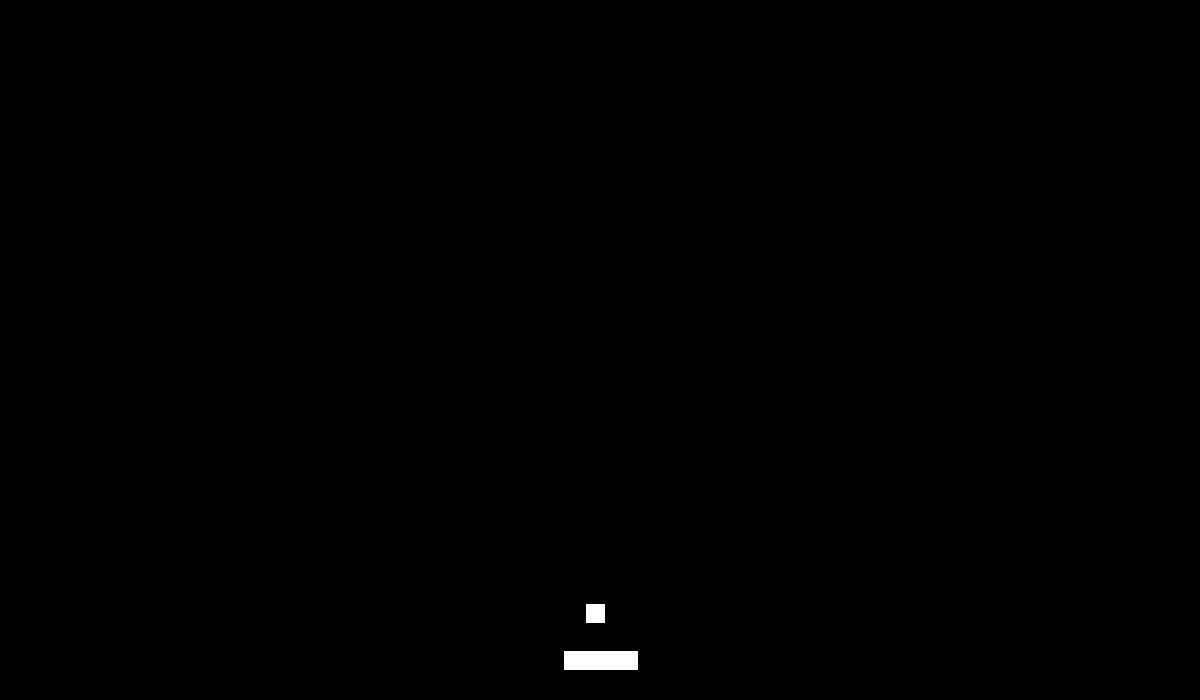
Frame 1 (no input)
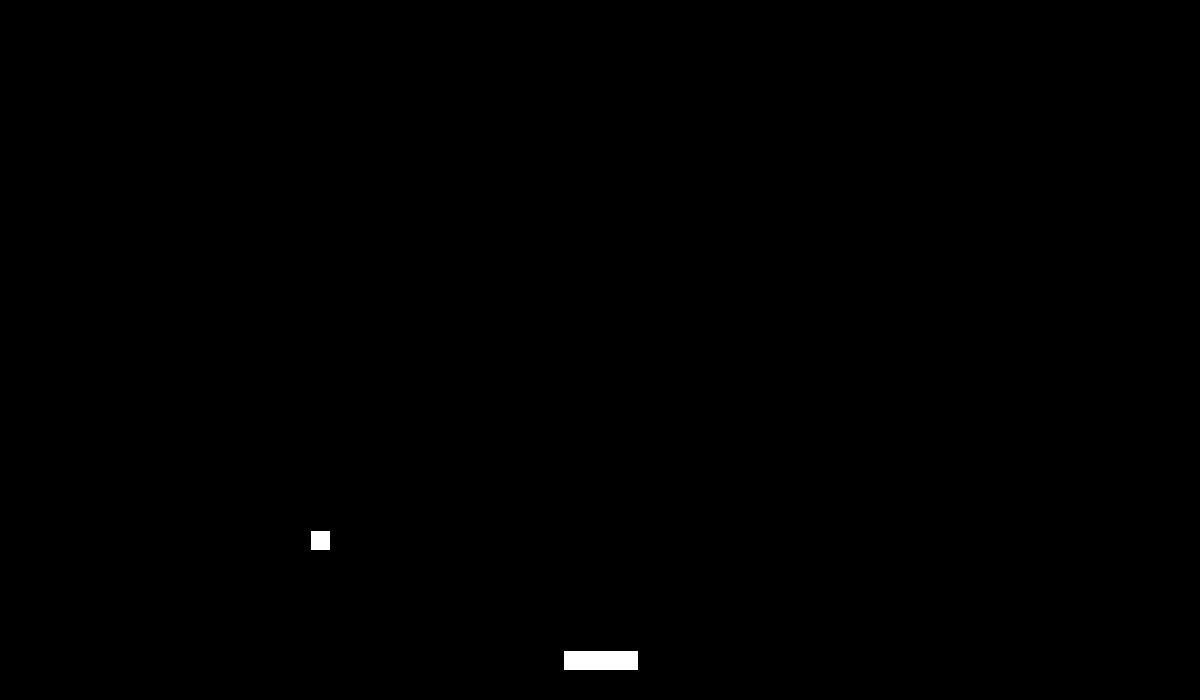
Frame 60 (the mouse pressed at the canvas centre just before this capture)
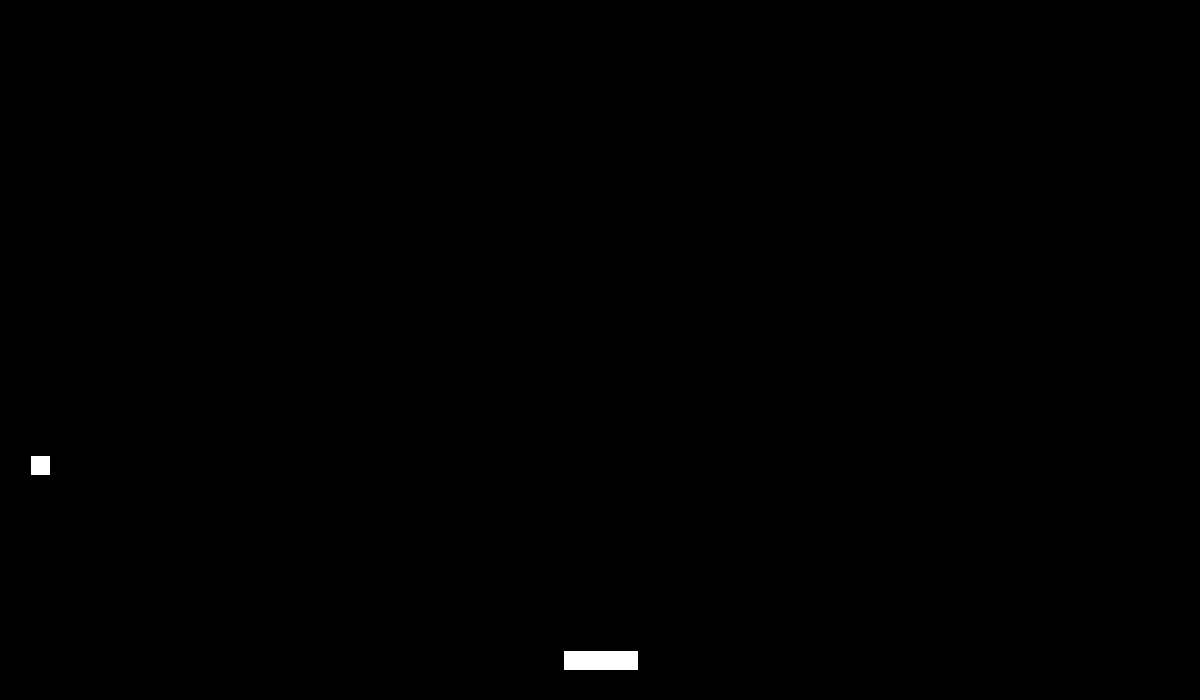
Frame 120 (the mouse held since frame 60 and released just before this capture)

The Processing sketch that drew these frames (run headless with seeded random() and noise(); from frame 60 on, the mouse is pressed at the canvas centre):

// Processing sketch: ObligGameBallBreakBricks3
// ── ObligGameBallBreakBricks3.pde
/*
Kommentar:
I do believe that in the original breakout (which in part was developed by Steve Jobs, the former CEO of Apple, if I remember correctly) the "ball" was actually a small square.

I recommend that you do the same. Then you only need to consider collision between rectangles.

It is quite possible that araknoid also had square collision boxes, but I don't really know (I have played it though).



Here is what I suggest for how to approach the problem:



V    1.Start implementing the ball only. It should bounce off three of the edges of the window, and vanish at the bottom of the screen. The game should just quit if this happens.

V    Test and make sure this works before continuing.

V    Save a backup of your file before you continue, you might need to go back to it if you mess things up.





V    2. Implement the motion of the paddle at the bottom of the screen. Move left, right using the keys. Ignore collision with ball for now. Make sure the paddle doesn't leave the window.

V    Test and make sure this works before continuing.

      There is source code on capquiz (below this question) to help you get started with keys.

V    Save a backup of your file before you continue.





3. Implement the collision between the ball and the paddle. You only need to test for the top side of the paddle and the bottom side of the square ball.

if(right side of square > left side of paddle && left side of square < right side of paddle) {

    if(bottom side of square > top side of paddle + 1/5 * height of paddle) quit the game.   // it is under the paddle and we have lost.
   else bounce by setting balls velocityy *= -1;

}
Test and make sure this works.

Save a copy and continue.





4. Add many rectangles to the screen to hit. Put these in an array. Just draw them to the screen and ignore collisions for now. Let all rectangles have the same witdth and height.

float rectx[]  // x position of the rectangles

float recty[]   // y position of the rectangles


Test, save a copy and continue



5. Implement collision detection between rectangles and the ball. For now, just make the rectangles vanish if the ball hits them.  You need a global variable

bool visible[]  - set all to be true in setup when you start. encodes if a rectangle is vanished or not.

when you draw them:

for(int i = 0; i < numRectangles; i++) {
   if(visible[i]) {
        // draw the rectangle
   }
}


when you test for collisions



for(int i = 0; i < numRectangles; i++) {
   if(visible[i]) {
        // check for collision between rectangle[i] and ball
      set visible[i] to be false if they collide.
   }
}


I think we are probably getting close to the right workload. Ok, not quite araknoid yet, but a common power-up/bonus level when playing these games.



6. 7. ...  I will leave this to you.....you will have ample time to discuss later if you are concerned about points. Try to get this far first.



In any case we can help if you want to complete the collision response for araknoid if that is what you want.

But there are other things to consider. How about a particle system when the rectangle vanishes? Or maybe they should fall down or vanish to the side using an interpolation. Or fade to black using a colour interpolation. Araknoid also had a power-up where you shoot rectangles, and so on and so on. Just some ideas, some are easier than others. But complete 1.2.3.4.5 first.


You might get some bugs. Are these bugs making the game unplayable? If not, then they could always be a feature and not a bug smiler
*/

float t = 0.0;
int answer = 1;
float size = 20;
float velx = -280.0; //velocity (hastighet) in the x-direction
float vely = -75;
float posx;
float posy;
boolean alive;
float paddleX;


void setup(){
  size(1200, 700);
  frameRate(60);
  posx = width/2 -size/2;  //Setting the x starting position of the ball
  posy = height - (size + 75);  // Setting the y starting position of the ball
  paddleX = width/2 -75/2;  // Setting the starting position of the paddle
}


void draw(){
  t += 1.0/60.0;
  background(0);
  posx += velx * 1.0/60.0;  // Setting the x-direction and speed of the ball
  posy += vely * 1.0/60.0;  // Setting the y-direction and speed of the ball
  alive = true;  // The ball is active and showing
  ballLife();  // Calling the collision detection function
}


/*
  Function for detecting collision between ball and walls/ceiling
  And making the ball die and game shut down if the ball falls out of the window
*/
void ballLife()  {
  // Collision between the ball and the left side of the window
  if (posx < 0) {
    posx = 0;
    velx = -velx;  //Change direction of the ball
    
  // Collision between the ball and the right side of the window
  } else if(posx > width -size)  { //size = size of ball
    posx = width -size;
    velx = -velx;
  }
  
  // Collision between the ball and the ceiling
  if (posy < 0)  {
    posy = 0;
    vely = -vely;
    
/*
v  if(right side of square > left side of paddle && left side of square < right side of paddle) {

    if(bottom side of square > top side of paddle + 1/5 * height of paddle) quit the game.   // it is under the paddle and we have lost.
   else bounce by setting balls velocityy *= -1;

}
*/
    
  // If the ball falls below the bottom of the window
  } else if(posy > height)  {
    alive = false;
    gameOver();
  }
  
  // Collision between ball and paddle
  square(posx, posy, size);
  paddle();  //call the paddle-function
}


/*
  Function to make and move the paddle correctly
*/
void paddle() {
  float paddleWidth = 75;
  float paddleHeight = 20;
  float paddleY = height -50;

    // Moving the paddle left and right with keys, making sure it does not leave the window
    if(keyPressed)  {
      if(key == 'a' || key == 'A')  {
        if(paddleX -10 > 0) {
          paddleX += -10;
        }
      }  else if(key == 'd' || key == 'D')  {
           if(paddleX +10 < width -paddleWidth)  {
             paddleX += 10;
           }
      }
    }
  // Making the paddle
  rect(paddleX, paddleY, paddleWidth, paddleHeight);

}

/*
  Making the game shut down if the ball falls out of the window
*/
void gameOver()  {
     exit();
}

/*
void draw() {

  if(answer == 1) draw1();
  else if(answer == 2) draw2();

}

void keyPressed() {
  if(keyCode == 32) {
    answer += 1;
    if(answer > 2) answer = 1;
  } 
}
*/
